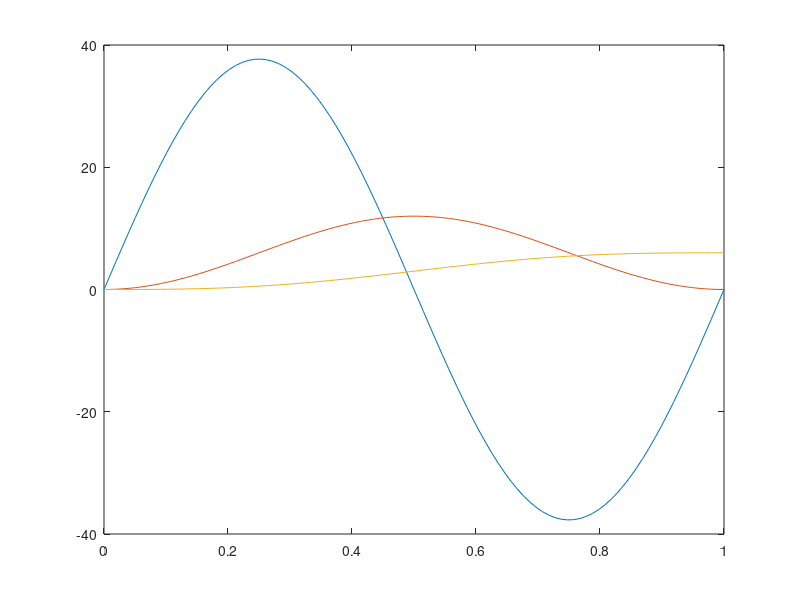

MATLAB code for this plot:
%% Create Sinusodial Tilt Profiles for Observer
close all;
%% User input
%% run different frequencies (get some high ones)
%% run some sinusodial translations, run some combos.
frequency = 1; %frequency of tilt in Hz (this also defines the time taken)
displacement = 6; %total degrees at end of motion
simFrequency = 100;
lightCond = 'lightsOnHalf';
%lightCond = 'lightsOffHalf';
%lightCond = 'default'; %(lights on)
filename=['TiltProfile_',num2str(displacement),'d_',num2str(frequency),'Hz_',lightCond,'.xls'];

%% Constant Calculations
totalTime = 1/frequency; %time in seconds
timeConstant = 2*pi/totalTime; %normalizing constant
time = linspace(0, totalTime, totalTime*simFrequency); %time vector
magnitudeConstant = displacement/(totalTime/timeConstant - sin(totalTime*timeConstant)/timeConstant/timeConstant); %normalizing constant

%% Compute p, v and a
angularAccelerationX = sin(time*timeConstant)*magnitudeConstant;
angularVelocityX = (1/timeConstant - cos(time*timeConstant)/timeConstant)*magnitudeConstant;
angularPositionX = (time/timeConstant - sin(time*timeConstant)/timeConstant/timeConstant)*magnitudeConstant;

%% plot
plot(time, angularAccelerationX);
hold on;
plot(time, angularVelocityX);
plot(time, angularPositionX);

%% Write to xlsx that Observer can read
currentFolder = pwd;

% set up what senses are 'on'
g_zvis = ones(1,length(time))*-1;
angularVelocityXvisual = angularVelocityX;
POS_on = ones(1,length(time));
VEL_on = ones(1,length(time));
ANGVEL_on = ones(1,length(time));
g_on = ones(1,length(time));

if strcmp(lightCond, 'lightsOffHalf')
    POS_on(floor(length(time)/2)+1:end) = zeros(1,ceil(length(time)/2));
    VEL_on(floor(length(time)/2)+1:end) = zeros(1,ceil(length(time)/2));
    ANGVEL_on(floor(length(time)/2)+1:end) = zeros(1,ceil(length(time)/2));
    g_on(floor(length(time)/2)+1:end) = zeros(1,ceil(length(time)/2));
end

if strcmp(lightCond, 'lightsOnHalf')
    POS_on(1:floor(length(time)/2)) = zeros(1,floor(length(time)/2));
    VEL_on(1:floor(length(time)/2)) = zeros(1,floor(length(time)/2));
    ANGVEL_on(1:floor(length(time)/2)) = zeros(1,floor(length(time)/2));
    g_on(1:floor(length(time)/2)) = zeros(1,floor(length(time)/2));
end

% Observer is set up to take 24 columns of input data.
writeToXlsx = time';
columnHeaders = {
   'time';
   'xvest';
   'yvest';
   'zvest';
   'angularVelocityX'; %in x
   'wyvest';
   'wzvest';
   'xvis';
   'yvis';
   'zvis';
   'xdotvis';
   'ydotvis';
   'zdotvis';
   'angularVelocityXvisual';
   'wyvis';
   'wzvis';
   'g_xvis';
   'g_yvis';
   'g_zvis';
   'g';
   'POS_on';
   'VEL_on';
   'ANGVEL_on';
   'g_on'};

% set up write array

for i = 2:24
    try write = eval(columnHeaders{i})';
        writeToXlsx = [writeToXlsx,write];
    catch
        writeToXlsx = [writeToXlsx, zeros(length(time),1)];
    end
end

% write column headers
xlswrite([pwd,'\',filename], columnHeaders, 'Sheet1', 'A1');
% write array
xlswrite([pwd,'\',filename], writeToXlsx, 'Sheet1', 'A2');